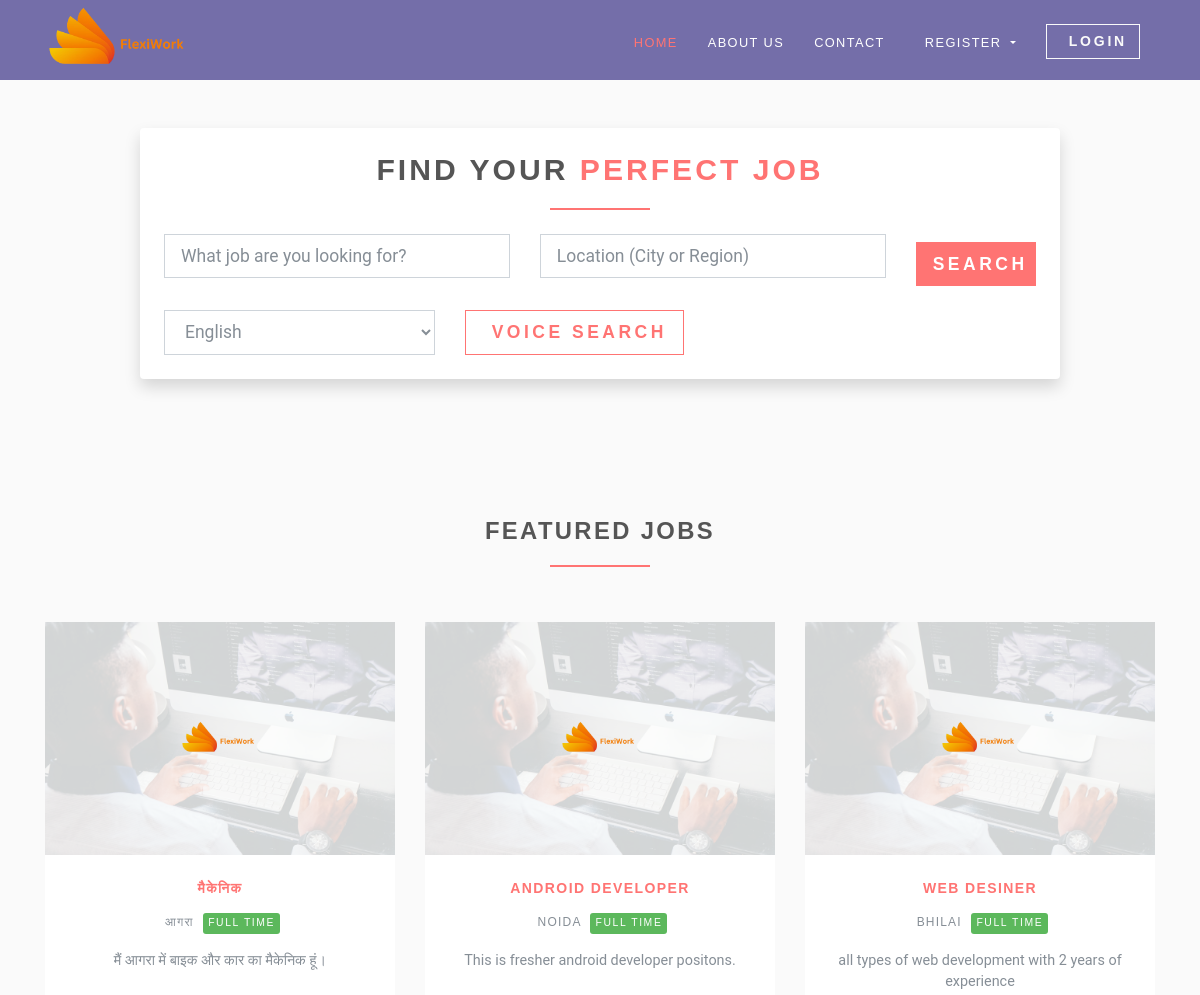
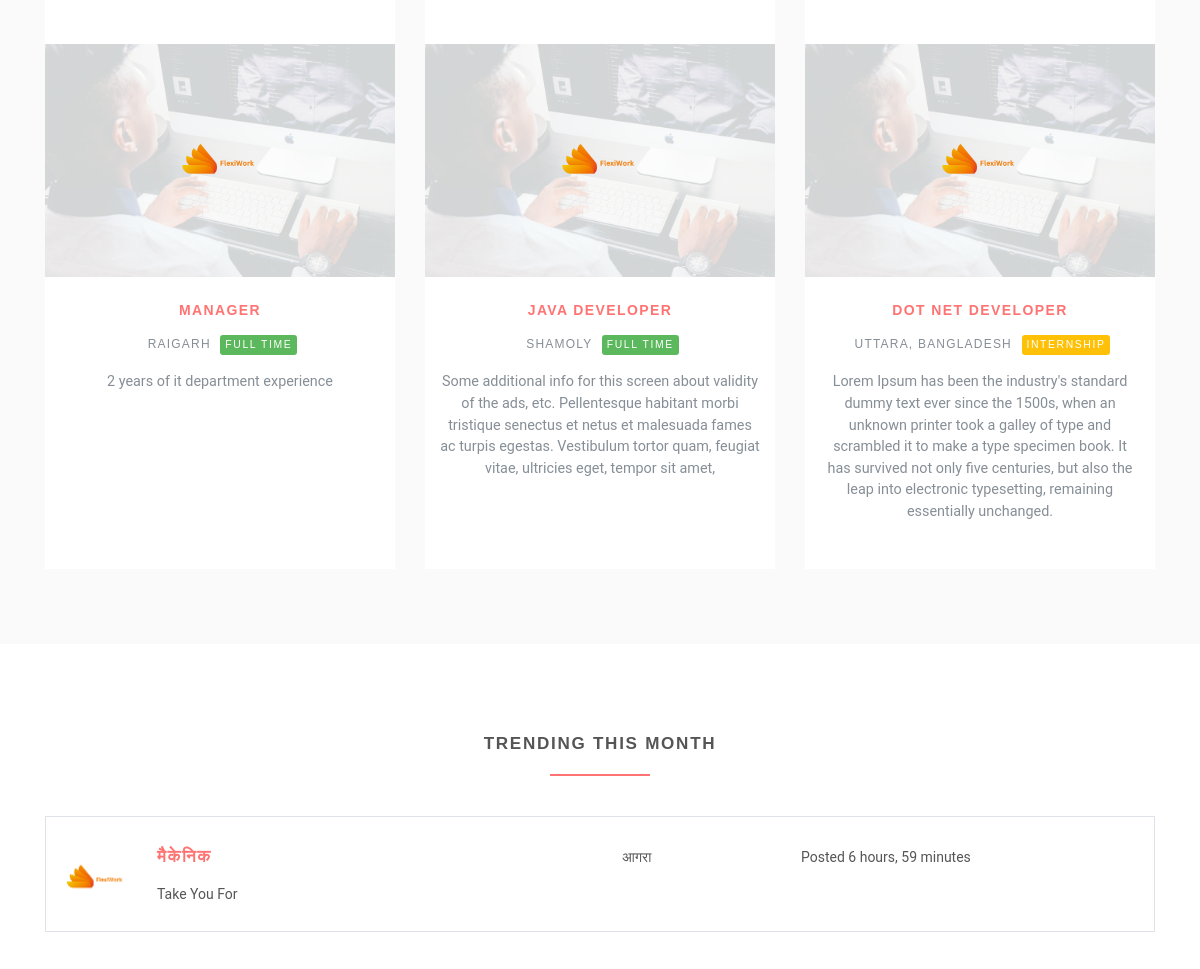
Before: / (upper part) with the older database file (2 pictures, top to bottom).
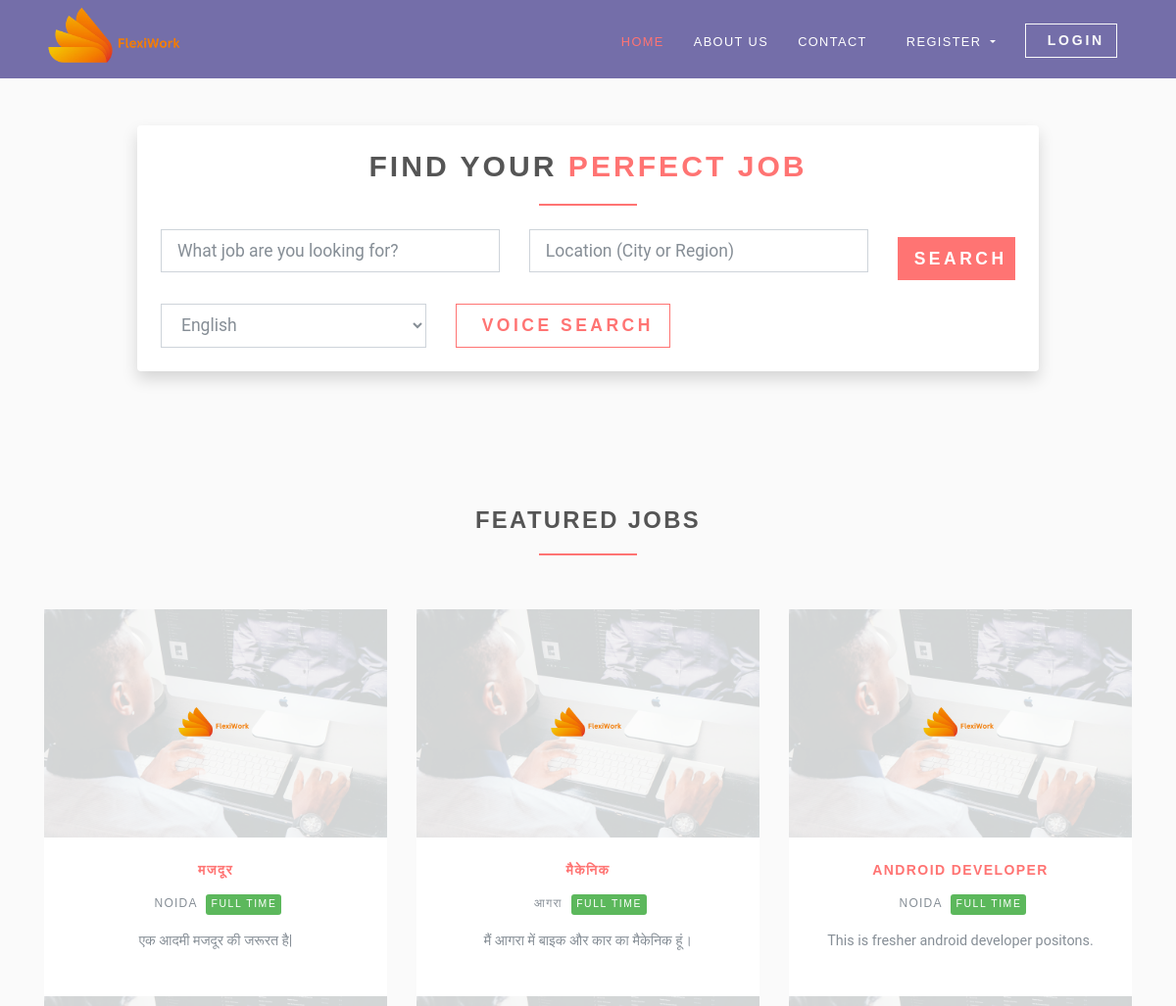
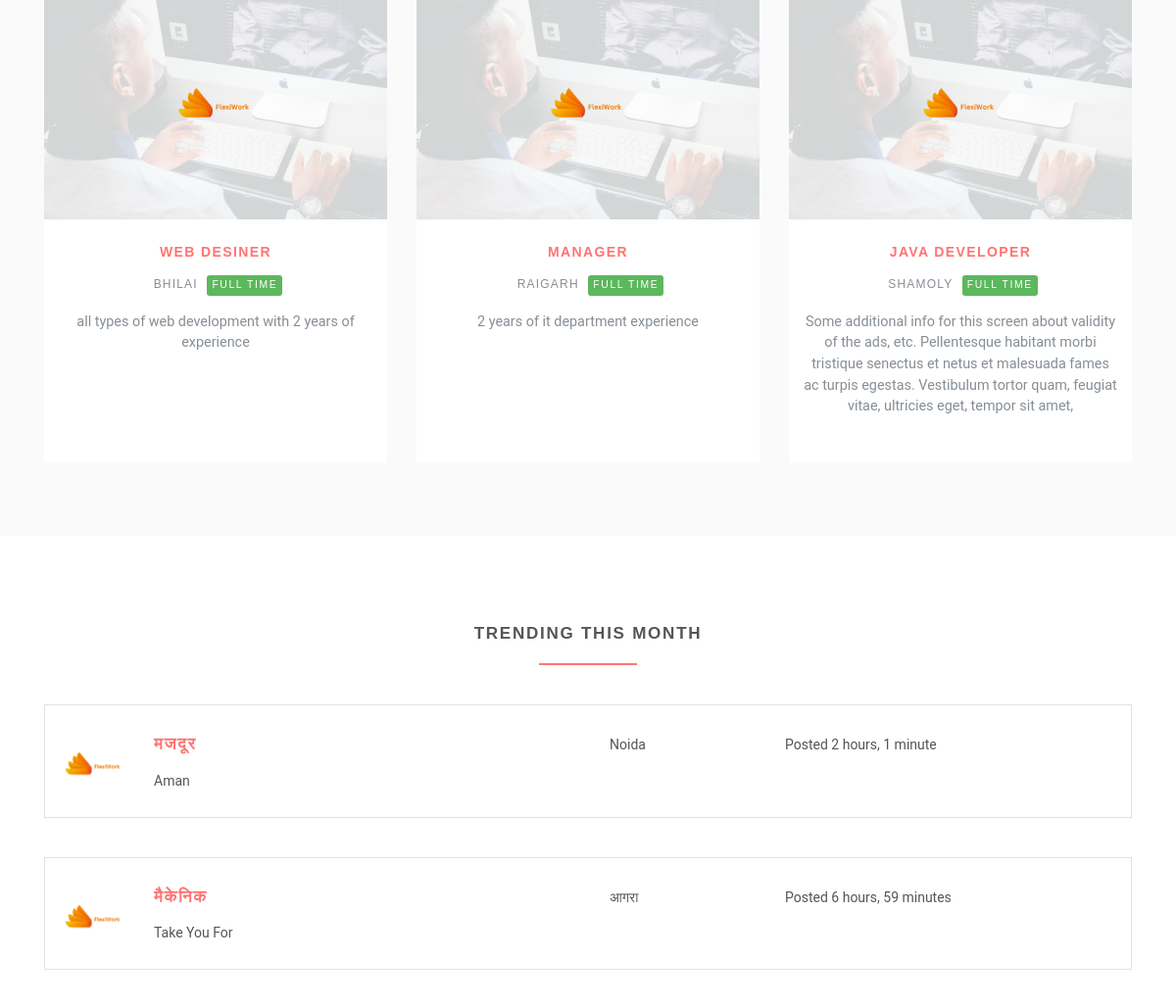
After: the same page with the newer database file (2 pictures, top to bottom).
### jobsapp/models.py (models this page shows, shortened)
class Job(models.Model):
    user = models.ForeignKey(User, on_delete=models.CASCADE, verbose_name="Posted by")
    title = models.CharField(max_length=300)
    description = models.TextField()
    location = models.CharField(max_length=150)
    type = models.CharField(choices=JOB_TYPE, max_length=10)
    category = models.CharField(max_length=100)
    last_date = models.DateTimeField()
    company_name = models.CharField(max_length=100)
    company_description = models.CharField(max_length=300)
    website = models.CharField(max_length=100, default="")
    created_at = models.DateTimeField(default=timezone.now)
    filled = models.BooleanField(default=False)
    class Meta:
        ordering = ['-created_at']  # Latest jobs appear first

### jobsapp/views/home.py (the view)
# urls.py: path('', HomeView.as_view(), name='home'),
class HomeView(ListView):
    model = Job
    template_name = 'home.html'
    context_object_name = 'jobs'
    def get_queryset(self):
        return self.model.objects.all()[:6]
    def get_context_data(self, **kwargs):
        context = super().get_context_data(**kwargs)
        context['trendings'] = self.model.objects.filter(created_at__month=timezone.now().month)[:3]
        return context

### templates/home.html (shortened to what the changed rows need)
{% extends 'base.html' %}
{% load static %}
{% block content %}
  <section class="job-search-section py-5 bg-light">
    <div class="container">
        <div class="row justify-content-center">
            <div class="col-lg-10">
                <div class="search-box p-4 bg-white shadow rounded">
                    <h2 class="heading text-center mb-4 font-weight-bold">
                        Find Your <span class="text-primary">Perfect Job</span>
                    </h2>
                </div>
            </div>
        </div>
    </div>
</section>
  <section class="bg-light-gray">
    <div class="container">
      <div class="row featured align-items-stretch">
        {% for job in jobs %}
          <div class="col-lg-4 mb-5 mb-lg-0">
            <div class="box-image-text bg-visible full-height">
              <div class="top">
                <a href="#">
                  <div class="image">
                  </div>
                  <div class="logo">
                    <img src="{% static 'img/dcompany-1.png' %}" alt="" style="max-width: 80px;" />
                  </div>
                </a>
              </div>
              <div class="content">
                <h5><a href="{% url 'jobs:jobs-detail' job.id %}">{{ job.title }}</a></h5>
                <p class="featured__details">
                  {{ job.location }}
                  {% if job.type == '1' %}
                    <span class="badge featured-badge badge-success">Full time</span>
                  {% elif job.type == '2' %}
                    <span class="badge featured-badge badge-primary">Part time</span>
                  {% else %}
                    <span style="color: #ffffff;" class="badge featured-badge badge-warning">Internship</span>
                  {% endif %}
                </p>
                <p>{{ job.description }}</p>
              </div>
            </div>
          </div>
        {% endfor %}
      </div>
    </div>
  </section>
  <section>
    <div class="container">
      {% for trending in trendings %}
        <div class="job-listing job-listing--last">
          <div class="row">
            <div class="col-md-12 col-lg-6">
              <div class="row">
                <div class="col-2">
                  <img src="{% static 'img/dcompany-1.png' %}" alt="ShareBoardd " class="img-fluid" />
                </div>
                <div class="col-10">
                  <h4 class="job__title"><a href="{% url 'jobs:jobs-detail' trending.id %}">{{ trending.title }}</a></h4>
                  <p class="job__company">{{ trending.company_name }}</p>
                </div>
              </div>
            </div>
            <div class="col-10 col-md-3 col-lg-2 ml-auto">
              {{ trending.location }}
            </div>
            <div class="col-10 col-md-3 col-lg-3 ml-auto">
              <p>Posted {{ trending.created_at|timesince }}</p>
            </div>
            <div class="col-sm-12 col-md-2 col-lg-1">
            </div>
          </div>
        </div>
      {% endfor %}
    </div>
  </section>
{% endblock %}

Changed rows visible on the page:
no longer on this page (row edited): Job: title "DOT NET DEVELOPER", location "UTTARA, BANGLADESH", type "INTERNSHIP", description "Lorem Ipsum has been the industry's standard dummy text ever since the 1500s, when an unknown printer took a galley of type and scrambled it to make a type specimen book. It has survived not only five centuries, but also the leap into electronic typesetting, remaining essentially unchanged.", shown under "FEATURED JOBS"
added Job: title "मजदूर", location "NOIDA", type "FULL TIME", description "एक आदमी मजदूर की जरूरत है|", company_name "Aman", location "Noida", created_at "2 hours, 1 minute"
